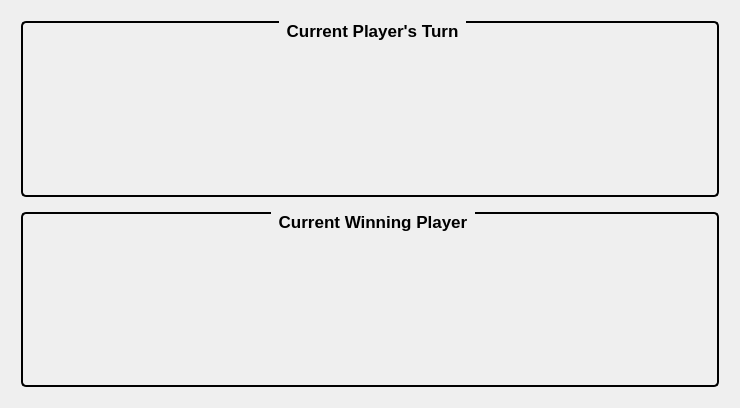
<?xml version="1.0" encoding="UTF-8"?>
<ui version="4.0">
 <class>gameBoard</class>
 <widget class="QWidget" name="gameBoard">
  <property name="geometry">
   <rect>
    <x>0</x>
    <y>0</y>
    <width>740</width>
    <height>408</height>
   </rect>
  </property>
  <property name="windowTitle">
   <string>Form</string>
  </property>
  <property name="styleSheet">
   <string notr="true">QGroupBox{
	border: 2px solid balck;
	border-radius: 5px;
	margin-top: 1ex;
}

QGroupBox::title{
	subcontrol-position: top center;
	padding: 0 5px;
}

QPushButton{
	background-color: black;
 	border-style: solid;
 	border-width:1px;
 	border-radius:10px;
 	border-color: black;
 	max-width:20px;
 	max-height:20px;
 	min-width:20px;
 	min-height:20px;
}</string>
  </property>
  <layout class="QVBoxLayout" name="verticalLayout">
   <item>
    <layout class="QHBoxLayout" name="mainHBL" stretch="2,1">
     <property name="spacing">
      <number>15</number>
     </property>
     <property name="leftMargin">
      <number>10</number>
     </property>
     <property name="topMargin">
      <number>10</number>
     </property>
     <property name="rightMargin">
      <number>10</number>
     </property>
     <property name="bottomMargin">
      <number>10</number>
     </property>
     <item>
      <layout class="QGridLayout" name="gameGL">
       <property name="spacing">
        <number>1</number>
       </property>
      </layout>
     </item>
     <item>
      <layout class="QVBoxLayout" name="statsVBL" stretch="1,1">
       <item>
        <widget class="QGroupBox" name="playerTurnGB">
         <property name="font">
          <font>
           <pointsize>13</pointsize>
           <weight>75</weight>
           <bold>true</bold>
          </font>
         </property>
         <property name="title">
          <string>Current Player's Turn</string>
         </property>
         <layout class="QVBoxLayout" name="verticalLayout_3">
          <property name="topMargin">
           <number>20</number>
          </property>
          <item>
           <widget class="QLabel" name="playerTurnL">
            <property name="font">
             <font>
              <family>Segoe UI</family>
              <pointsize>16</pointsize>
              <weight>50</weight>
              <italic>true</italic>
              <bold>false</bold>
             </font>
            </property>
            <property name="text">
             <string/>
            </property>
            <property name="alignment">
             <set>Qt::AlignCenter</set>
            </property>
           </widget>
          </item>
         </layout>
        </widget>
       </item>
       <item>
        <widget class="QGroupBox" name="currentWinningPlayerGB">
         <property name="font">
          <font>
           <pointsize>13</pointsize>
           <weight>75</weight>
           <bold>true</bold>
          </font>
         </property>
         <property name="title">
          <string>Current Winning Player</string>
         </property>
         <layout class="QVBoxLayout" name="verticalLayout_4">
          <property name="topMargin">
           <number>20</number>
          </property>
          <item>
           <widget class="QLabel" name="winningPlayerL">
            <property name="font">
             <font>
              <family>Segoe UI</family>
              <pointsize>16</pointsize>
              <italic>true</italic>
             </font>
            </property>
            <property name="text">
             <string/>
            </property>
            <property name="alignment">
             <set>Qt::AlignCenter</set>
            </property>
           </widget>
          </item>
         </layout>
        </widget>
       </item>
      </layout>
     </item>
    </layout>
   </item>
  </layout>
 </widget>
 <resources/>
 <connections/>
</ui>
